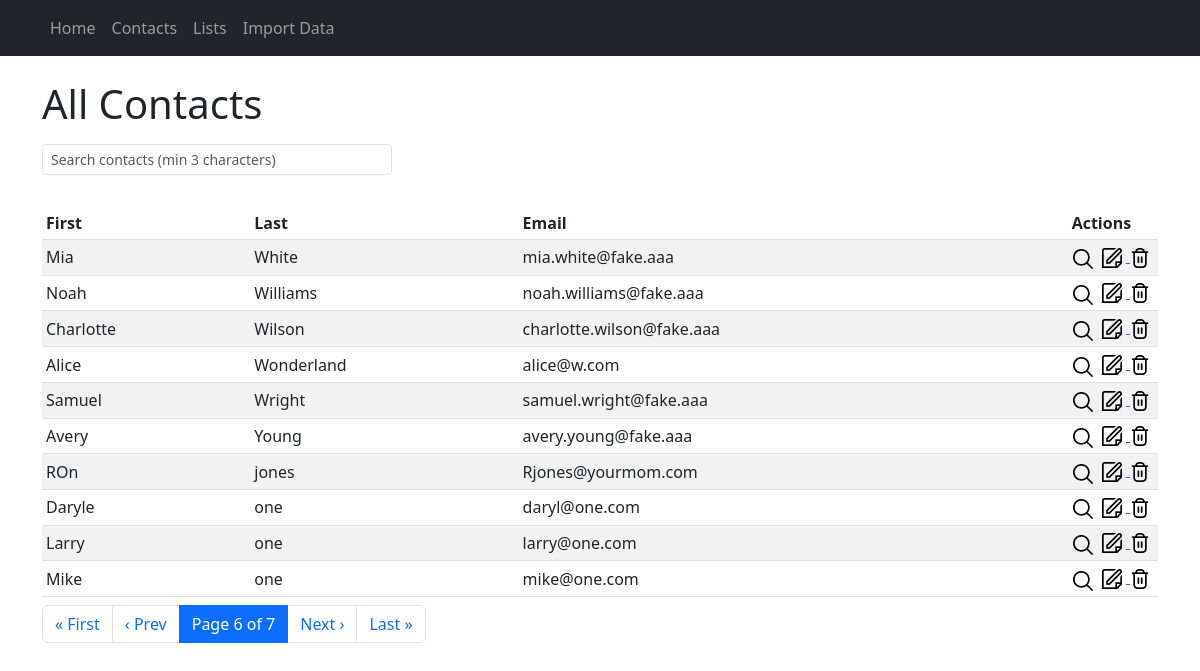
The page /contacts?page=6 on the database its author committed.
### models.py (models this page shows)
class Contact(db.Model):
    id = db.Column(db.Integer, primary_key=True)
    first_name = db.Column(db.String(50), nullable=False)
    last_name = db.Column(db.String(50), nullable=False)
    email = db.Column(db.String(120), unique=True, nullable=False)

### app.py (the view, shortened to what this page needs)
@app.route('/contacts')
def contacts():
    page = request.args.get('page', 1, type=int)
    search = request.args.get('search', '', type=str).strip()
    per_page = 10
    query = db.session.query(Contact)
    contacts_pagination = query.order_by(Contact.last_name, Contact.first_name).paginate(page=page, per_page=per_page)
    return render_template(
        'contact_list.html',
        contacts=contacts_pagination.items,
        pagination=contacts_pagination
    )

### templates/contact_list.html (shortened to what this page needs)
{% extends "base.html" %}
{% block content %}
<h1 class="mb-3">All Contacts</h1>
<div class="mb-3">
    <input type="text" class="form-control form-control-sm" id="contact-search" placeholder="Search contacts (min 3 characters)">
</div>
<div class="table-responsive">
<table class="table table-sm table-striped align-middle mb-2" id="contacts-table">
    <thead>
        <tr>
            <th>First</th>
            <th>Last</th>
            <th>Email</th>
            <th style="width:90px;">Actions</th>
        </tr>
    </thead>
    <tbody>
        {% for contact in contacts %}
        <tr data-contact-id="{{ contact.id }}">
            <td>{{ contact.first_name }}</td>
            <td>{{ contact.last_name }}</td>
            <td>{{ contact.email }}</td>
            <td class="actions-cell">
                <button type="button"
                    class="btn btn-link p-0 m-0 toggle-lists-btn"
                    data-contact-id="{{ contact.id }}"
                    title="Show Lists"
                    style="margin-right:4px;">
                    <img src="{{ url_for('static', filename='search.png') }}" alt="Lists" height="20" class="action-btn-img">
                </button>
                <a href="{{ url_for('edit_contact', contact_id=contact.id) }}" title="Edit">
                    <img src="{{ url_for('static', filename='edit.png') }}" alt="Edit" height="20" class="action-btn-img">
                </a>
                <form action="{{ url_for('delete_contact', contact_id=contact.id) }}" method="post" style="display: inline;">
                    <button type="submit" style="border: none; background: none; padding: 0;" title="Delete" onclick="return confirm('Delete this contact?');">
                        <img src="{{ url_for('static', filename='trash.png') }}" alt="Delete" height="20" class="action-btn-img">
                    </button>
                </form>
            </td>
        </tr>
        {% endfor %}
    </tbody>
</table>
</div>
{% if pagination.pages > 1 %}
<nav>
  <ul class="pagination">
    <li class="page-item {% if not pagination.has_prev %}disabled{% endif %}">
      <a class="page-link" href="{{ url_for('contacts', page=1, search=request.args.get('search')) }}">&laquo; First</a>
    </li>
    <li class="page-item {% if not pagination.has_prev %}disabled{% endif %}">
      <a class="page-link" href="{{ url_for('contacts', page=pagination.prev_num, search=request.args.get('search')) if pagination.has_prev else '#' }}">&lsaquo; Prev</a>
    </li>
    <li class="page-item active">
      <span class="page-link">
        Page {{ pagination.page }} of {{ pagination.pages }}
      </span>
    </li>
    <li class="page-item {% if not pagination.has_next %}disabled{% endif %}">
      <a class="page-link" href="{{ url_for('contacts', page=pagination.next_num, search=request.args.get('search')) if pagination.has_next else '#' }}">Next &rsaquo;</a>
    </li>
    <li class="page-item {% if not pagination.has_next %}disabled{% endif %}">
      <a class="page-link" href="{{ url_for('contacts', page=pagination.pages, search=request.args.get('search')) }}">Last &raquo;</a>
    </li>
  </ul>
</nav>
{% endif %}
{% endblock %}

### templates/contact_list.html (style rules this page uses)
.action-btn-img { vertical-align: middle; margin-right: 4px; cursor: pointer; transition: box-shadow 0.2s; }
.actions-cell { position: relative; min-width: 90px; white-space: nowrap; }
#contact-search { margin-bottom: 16px; max-width: 350px; display: inline-block; }

### rows shown on the page
Contact: first_name "Mia", last_name "White", email "mia.white@fake.aaa"
Contact: first_name "Noah", last_name "Williams", email "noah.williams@fake.aaa"
Contact: first_name "Charlotte", last_name "Wilson", email "charlotte.wilson@fake.aaa"
Contact: first_name "Alice", last_name "Wonderland", email "alice@w.com"
Contact: first_name "Samuel", last_name "Wright", email "samuel.wright@fake.aaa"
Contact: first_name "Avery", last_name "Young", email "avery.young@fake.aaa"
Contact: first_name "ROn", last_name "jones", email "Rjones@yourmom.com"
Contact: first_name "Daryle", last_name "one", email "daryl@one.com"
Contact: first_name "Larry", last_name "one", email "larry@one.com"
Contact: first_name "Mike", last_name "one", email "mike@one.com"

### other values the page prints
{{ pagination.page }} "6"
{{ pagination.pages }} "7"
